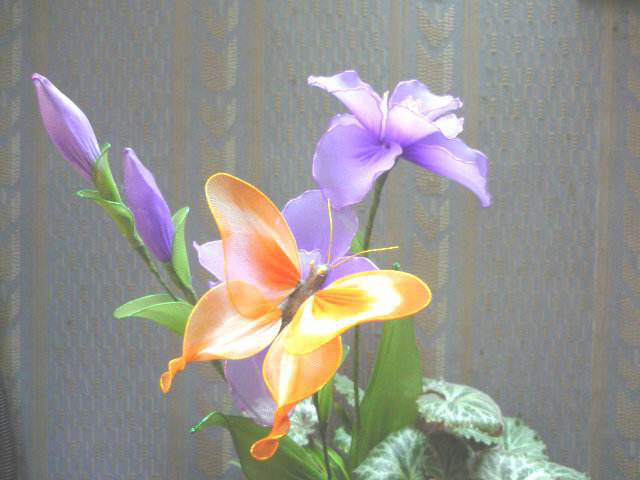
#> input picture datas/f4.jpg, 640 x 480 px
$ jupyter execute --allow-errors '14-直方图.ipynb'   (shell and % lines are left out)
#> lines starting #> are read from the running program, lines starting #| are printed output that depends on the picture
# 直方图

[cell 1]
import matplotlib.pyplot as plt
import cv2
import numpy as np

[cell 2]
src = cv2.imread('../datas/f4.jpg')
#> src is the input picture: shape (480, 640, 3); mean B, G, R 142.8, 147.8, 150.1
rgb = cv2.cvtColor(src,cv2.COLOR_BGR2RGB)
gray = cv2.cvtColor(src,cv2.COLOR_BGR2GRAY)
rgb_f = rgb.astype(np.float32)

src2 = cv2.imread('../datas/f2.jpg')
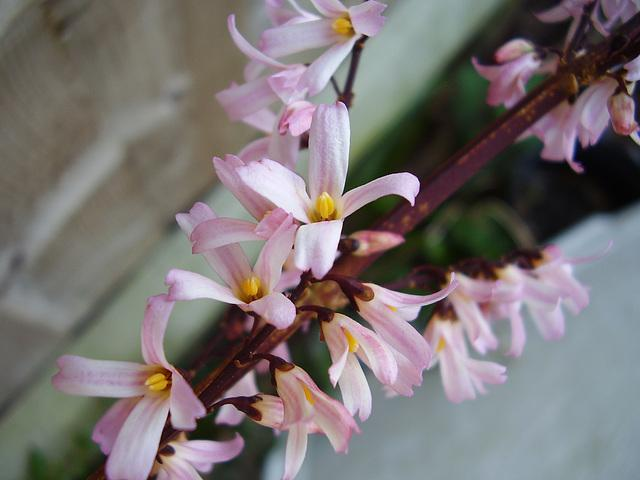
#> input picture python-code/opengl-learning/resources/images/f2.jpg, 640 x 480 px, found by its file name
#> src2 is the input picture: shape (480, 640, 3); mean B, G, R 114.3, 114.2, 120.8
rgb2 = cv2.cvtColor(src,cv2.COLOR_BGR2RGB)
gray2 = cv2.cvtColor(src,cv2.COLOR_BGR2GRAY)
rgb_f2 = rgb.astype(np.float32)

## 1.灰度图像直方图

[cell 3]
hist = cv2.calcHist([gray],
    [0], #使用的通道
    None, #没有使用mask
    [256], #HistSize
    [0.0,255.0]) #直方图柱的范围
#> hist = 256 values, max 6923 at index 132, min 0 at index 0, mean 1199.5

[cell 4]
plt.bar(np.arange(0,256),hist.astype(np.int32).reshape((256,)))
plt.title('Histgraom of Gray Image')
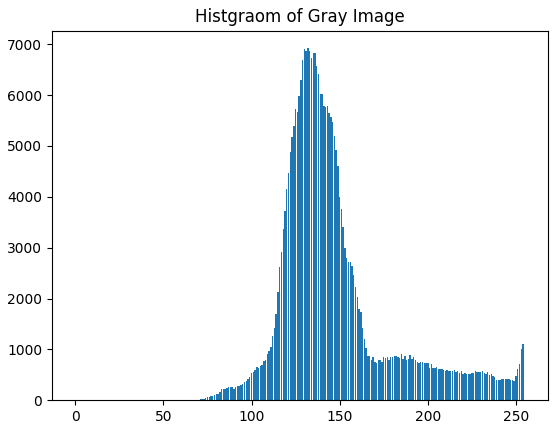
#> figure drawn by matplotlib, 1 panel; tallest bar 6923 high, from x = 131.6 to 132.4

[cell 5]
def calcAndDrawHist(image, color):
#> called with color = (255, 0, 0)
    hist= cv2.calcHist([image], [0], None, [256], [0.0,255.0])
    minVal, maxVal, minLoc, maxLoc = cv2.minMaxLoc(hist)
#> minVal = 0; maxVal = 6923; minLoc = (0, 0); maxLoc = (0, 132)
    histImg = np.zeros([256,256,3], np.uint8)
    hpt = int(0.9* 256);

    for h in range(256):
        intensity = int(hist[h]*hpt/maxVal)
        cv2.line(histImg,(h,256), (h,256-intensity), color)

    return histImg;

[cell 6]
histimg = calcAndDrawHist(gray,(255,0,0))

[cell 7]
plt.imshow(histimg)

## 2.彩色图像直方图

[cell 8]
histImgR = calcAndDrawHist(rgb[:,:,0], [255, 0, 0])
histImgG = calcAndDrawHist(rgb[:,:,1], [0, 255, 0])
histImgB = calcAndDrawHist(rgb[:,:,2], [0, 0, 255])

[cell 9]
plt.subplot(131)
plt.imshow(histImgB)
plt.title('Channel R')
plt.subplot(132)
plt.imshow(histImgG)
plt.title('Channel G')
plt.subplot(133)
plt.imshow(histImgB)
plt.title('Channel B')

## 3.灰度图像直方图均衡化

[cell 10]
dst_gray_eq = cv2.equalizeHist(gray)
plt.imshow(dst_gray_eq,'gray')
plt.title('Histogram Equation')

## 4.彩色图像均衡化

[cell 11]
channels = cv2.split(rgb)
histeq_r =  cv2.equalizeHist(channels[0])
histeq_g =  cv2.equalizeHist(channels[1])
histeq_b =  cv2.equalizeHist(channels[2])
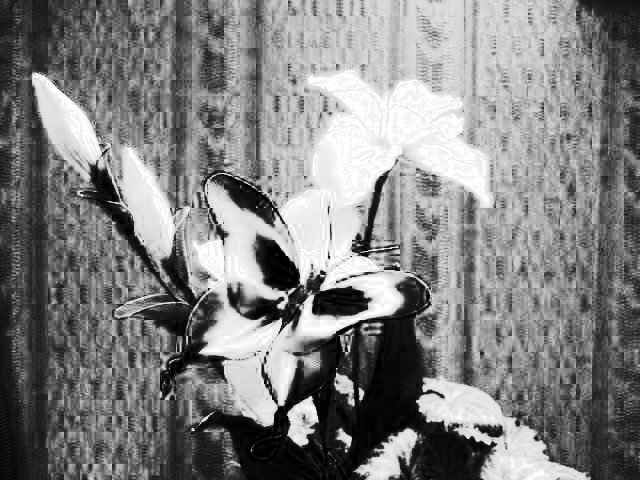
#> histeq_b: shape (480, 640); min 0, max 255, mean 129.1
dst_rgb_eq = cv2.merge([histeq_r,histeq_g,histeq_b])
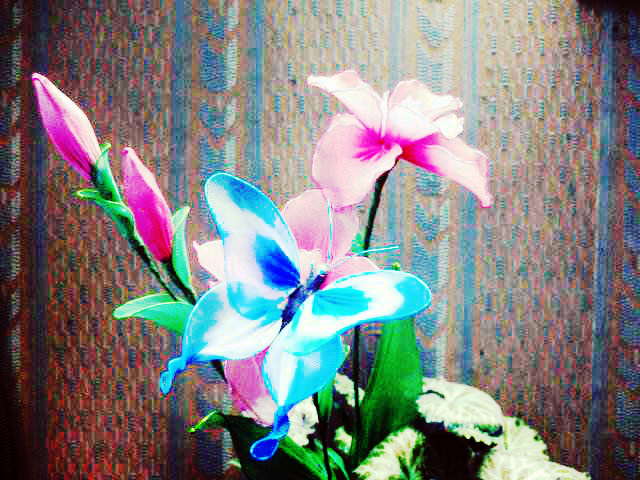
#> dst_rgb_eq: shape (480, 640, 3); mean of channels 0, 1, 2 129.1, 129.2, 129.1; drawn as B, G, R
plt.imshow(dst_rgb_eq)
plt.title('Histogram Equation')

## 5.直方图变换-查找

[cell 12]
#1.计算直方图
hist = cv2.calcHist([gray],
    [0], #使用的通道
    None, #没有使用mask
    [256], #HistSize
    [0.0,255.0]).reshape((256,)) #直方图柱的范围

#2.根据预设统计灰度级变换
segThreshold = 50

# 由低到高查找
idx = np.arange(0,256)
low = 0
for i in idx:
    low = i
    if hist[i] > segThreshold:
        break
high = 0
idx_r = idx[::-1]
for i in idx_r:
    high = i
    if hist[i] > segThreshold:
        break

#3.建立查找表
lookup_table = np.zeros((256,),dtype=np.float32)
for i in range(256):
    if i < low:
        lookup_table[i] = 0
    elif i > high:
        lookup_table[i] = 255
    else:
        lookup_table[i] = 255.0 * (i - low) / (high - low + 0.5)
lookup_table = lookup_table.astype(np.uint8)

#4.重新映射
dst_lut = cv2.LUT(gray,lookup_table)
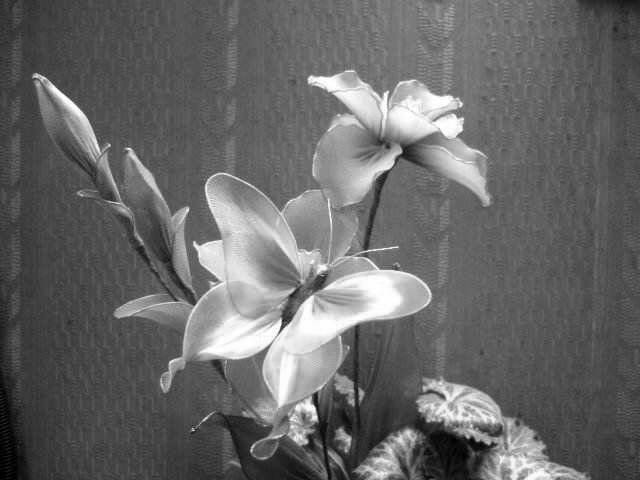
#> dst_lut: shape (480, 640); min 0, max 255, mean 103.1

[cell 13]
hist_lut = calcAndDrawHist(dst_lut, [0, 0, 255])
#> in calcAndDrawHist (call 5), `hist= cv2.calcHist([image], [0], None, [256], [0.0,255.0])`: hist = 256 values, max 6923 at index 80, min 0 at index 3, mean 1199.5
#> in calcAndDrawHist (call 5), `minVal, maxVal, minLoc, maxLoc = cv2.minMaxLoc(hist)`: maxVal = 6923; minLoc = (0, 3); maxLoc = (0, 80)
#> the loop in calcAndDrawHist (call 5), `for h in range(256):` made 256 passes
#> intensity on passes 1 to 3: 6, 2, 2
#> after the loop in calcAndDrawHist (call 5), `for h in range(256):`:
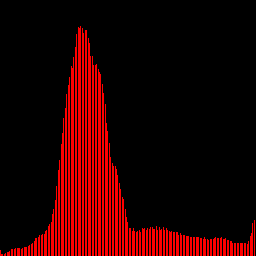
#> histImg: shape (256, 256, 3); mean of channels 0, 1, 2 0, 0, 39.4; drawn as B, G, R
hist_gray = calcAndDrawHist(gray, [0, 0, 255])
#> in calcAndDrawHist (call 6), `hist= cv2.calcHist([image], [0], None, [256], [0.0,255.0])`: hist = 256 values, max 6923 at index 132, min 0 at index 0, mean 1199.5
#> in calcAndDrawHist (call 6), `minVal, maxVal, minLoc, maxLoc = cv2.minMaxLoc(hist)`: minLoc = (0, 0); maxLoc = (0, 132)
#> after the loop in calcAndDrawHist (call 6), `for h in range(256):`:
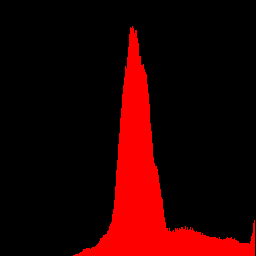
#> histImg: shape (256, 256, 3); mean of channels 0, 1, 2 0, 0, 39.4; drawn as B, G, R

[cell 14]
print(dst_lut.shape)
#| (480, 640)

[cell 15]
plt.subplot(131)
plt.imshow(dst_lut,'gray')
plt.title('Histgraom Transform')
plt.subplot(132)
plt.imshow(hist_gray)
plt.title('Histgrom of SRC')
plt.subplot(133)
plt.imshow(hist_lut)
plt.title('Histgrom of LUT')

## 6.直方图变换-累计

[cell 16]
#1.计算直方图
hist = cv2.calcHist([gray],
    [0], #使用的通道
    None, #没有使用mask
    [256], #HistSize
    [0.0,255.0]).reshape((256,)) #直方图柱的范围

#2.累计
table = np.zeros((256,),dtype=np.float32)
temp = np.arange(0,256).astype(np.float32)
npixels = gray.shape[0] * gray.shape[1]
#> npixels = 307200
temp = hist / npixels * 255.0
#> temp = 256 values, max 5.75 at index 132, min 0 at index 0, mean 0.996
for i in range(256):
    if i != 0:
        table[i] = table[i - 1] + temp[i]
    else:
        table[i] = temp[i]
#> after the loop, table = 256 values from 0 to 254.9
table = table.astype(np.uint8)
#> table = 256 values from 0 to 254
dst_acc = cv2.LUT(gray,table)
hist_lut_acc = calcAndDrawHist(dst_acc, [0, 0, 255])
#> in calcAndDrawHist (call 7), `hist= cv2.calcHist([image], [0], None, [256], [0.0,255.0])`: hist = 256 values, max 6923 at index 90, min 0 at index 16, mean 1200
#> in calcAndDrawHist (call 7), `minVal, maxVal, minLoc, maxLoc = cv2.minMaxLoc(hist)`: minLoc = (0, 16); maxLoc = (0, 90)
#> the loop in calcAndDrawHist (call 7), `for h in range(256):` made 256 passes
#> intensity on passes 1 to 3: 38, 39, 32
#> after the loop in calcAndDrawHist (call 7), `for h in range(256):`:
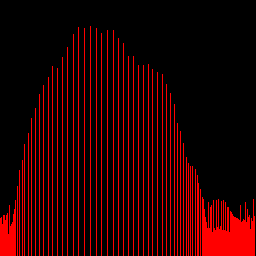
#> histImg: shape (256, 256, 3); mean of channels 0, 1, 2 0, 0, 39.5; drawn as B, G, R

[cell 17]
plt.subplot(131)
plt.imshow(dst_acc,'gray')
plt.title('Histgraom ACC')
plt.subplot(132)
plt.imshow(hist_gray)
plt.title('Histgrom of SRC')
plt.subplot(133)
plt.imshow(hist_lut_acc)
plt.title('Histgrom of ACC')

## 7.直方图匹配

[cell 18]
rows,cols = gray.shape
#> rows = 480; cols = 640
# 初始化累计分布参数
srcCdfArr = np.zeros((256,),dtype=np.float32)
dstCdfArr = np.zeros_like(srcCdfArr)
srcAddTemp = np.zeros((256,),dtype=np.int32)
dstAddTemp = np.zeros_like(srcAddTemp)
histMatchMap = np.zeros_like(dstAddTemp)

sumSrcTemp = 0.0
sumDstTemp = 0.0
nSrcPix = rows * cols
#> nSrcPix = 307200
matchFlag = 0
tmpsrc = gray.reshape((rows*cols,)).tolist()
#> tmpsrc = 307200 items
tmpdst = gray2.reshape((rows*cols,)).tolist()
#> tmpdst = 307200 items
# 求解源图像与目标图像的累计直方图
for i in range(256):
    srcAddTemp[i] = tmpsrc.count(i)
    dstAddTemp[i] = tmpdst.count(i)
#> after the loop, dstAddTemp = 256 values, max 6923 at index 132, min 0 at index 0, mean 1200; srcAddTemp has the same summary as dstAddTemp

# 求解源图像与目标图像的累计概率分布
for i in range(256):
    sumSrcTemp += srcAddTemp[i]
    srcCdfArr[i] = sumSrcTemp / nSrcPix
    sumDstTemp += dstAddTemp[i]
    dstCdfArr[i] = sumDstTemp / nSrcPix
#> after the loop, dstCdfArr = 256 values from 0 to 1; srcCdfArr = 256 values from 0 to 1; sumDstTemp = 307200; sumSrcTemp = 307200

# 直方图匹配实现
for i in range(256):
    minMatchPara = 20
    for j in range(256):
        # 判断当前直方图累计差异
        diff = np.abs(srcCdfArr[i] - dstCdfArr[i])
        if minMatchPara > diff:
            minMatchPara = diff
            matchFlag = j
    histMatchMap[i] = matchFlag
#> after the loop, histMatchMap = 256 values from 0 to 0; matchFlag = 0
histMatchMap = histMatchMap.astype(np.uint8)
histMatchImg = cv2.LUT(gray,histMatchMap)
#> histMatchImg: shape (480, 640); every value is 0

[cell 19]
plt.imshow(histMatchImg,'gray')

## 8.直方图对比

cv2.HISTCMP_CORREL     Correlation

cv2.HISTCMP_CHISQR     Chi-Square

cv2.HISTCMP_CHISQR_ALT     Alternative Chi-Square

cv2.HISTCMP_INTERSECT     Intersection

cv2.HISTCMP_BHATTACHARYYA     Bhattacharyya distance

cv2.HISTCMP_HELLINGER     Synonym for CV_COMP_BHATTACHARYYA

cv2.HISTCMP_KL_DIV     Kullback-Leibler divergence

[cell 20]
histr = cv2.calcHist([gray],[0],None,[256],[0,256])
#> histr has the same summary as dstAddTemp
histg = cv2.calcHist([gray2],[0],None,[256],[0,256])
#> histg has the same summary as dstAddTemp
cv2.normalize(histr, histr, 0, 1, cv2.NORM_MINMAX)
cv2.normalize(histg, histg, 0, 1, cv2.NORM_MINMAX)
result = cv2.compareHist(histr,histg,cv2.HISTCMP_CORREL)
#> result = 1
print(result)
#| 1.0

## 9.直方图反射投影

[cell 21]
src2 = cv2.imread('../datas/f4_1.jpg')
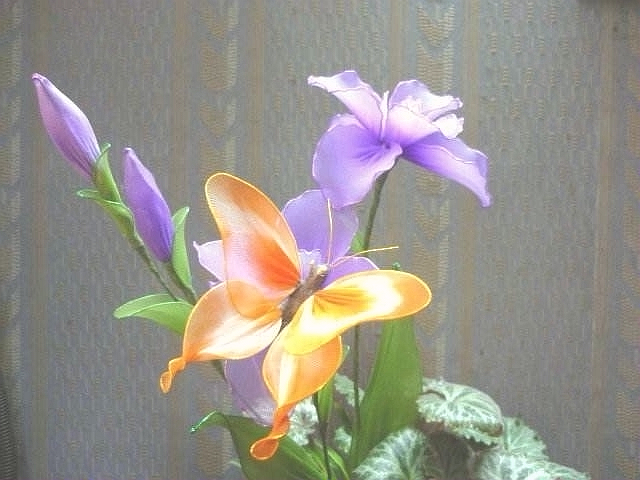
#> input picture datas/f4_1.jpg, 640 x 480 px
#> src2 is the input picture: shape (480, 640, 3); mean B, G, R 139.3, 147, 151.1
rgb2 = cv2.cvtColor(src,cv2.COLOR_BGR2RGB)
gray2 = cv2.cvtColor(src,cv2.COLOR_BGR2GRAY)
rgb_f2 = rgb.astype(np.float32)
hist = cv2.calcHist([gray], [0], None, [256], [0, 256])
#> hist has the same summary as dstAddTemp
bp = cv2.calcBackProject([gray2], [0], hist, [0, 256], 1)
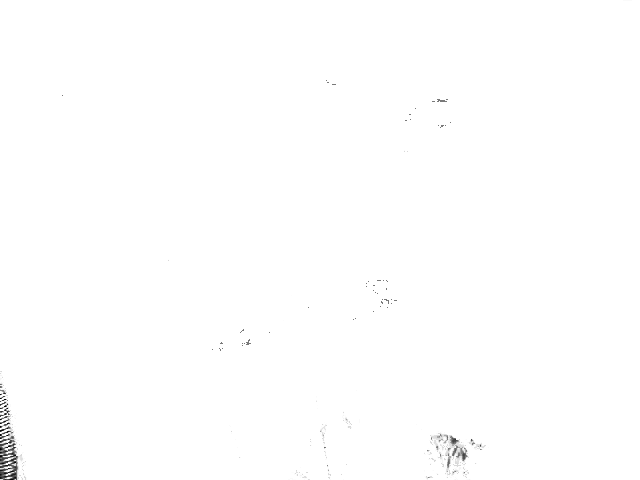
#> bp: shape (480, 640); min 1, max 255, mean 254.4
plt.imshow(bp,'gray')
